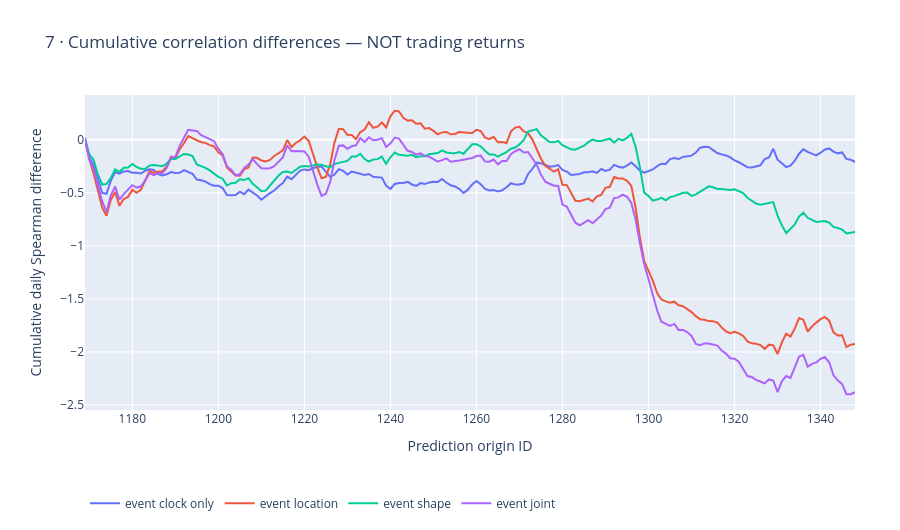

Notebook code for this chart:
### Markdown cell above
## 7 · Temporal concentration

Cumulative differences are differences in daily rank correlations, NOT trading returns. A few influential dates may dominate a small average gain.

### Code cell
figures[6].show(renderer='plotly_mimetype')

### Figure 1 — Plotly figure (JSON) as saved in the notebook; plotly's stock layout.template omitted (floating-point values rounded to 4 significant figures; data arrays with more than 128 entries replaced by an {"elided": "..."} marker saying what was removed)
{"data": [{"connectgaps": false, "mode": "lines", "name": "event clock only", "type": "scatter", "x": {"elided": "180 int values"}, "y": {"elided": "180 float values"}}, {"connectgaps": false, "mode": "lines", "name": "event location", "type": "scatter", "x": {"elided": "180 int values"}, "y": {"elided": "180 float values"}}, {"connectgaps": false, "mode": "lines", "name": "event shape", "type": "scatter", "x": {"elided": "180 int values"}, "y": {"elided": "180 float values"}}, {"connectgaps": false, "mode": "lines", "name": "event joint", "type": "scatter", "x": {"elided": "180 int values"}, "y": {"elided": "180 float values"}}], "layout": {"height": 530, "legend": {"orientation": "h", "y": -0.25}, "margin": {"b": 115, "l": 85, "r": 45, "t": 95}, "title": {"text": "7 · Cumulative correlation differences — NOT trading returns"}, "xaxis": {"title": {"text": "Prediction origin ID"}}, "yaxis": {"title": {"text": "Cumulative daily Spearman difference"}}}}
